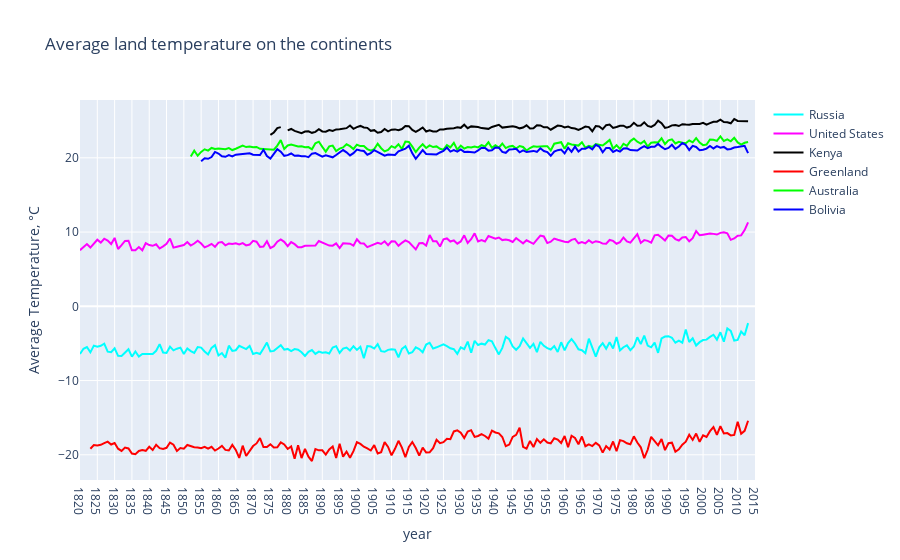

The code cell stored with this chart in its notebook:
### Code cell
continent = ['Russia', 'United States', 'Kenya', 'Greenland', 'Australia', 'Bolivia']
mean_temp_year_country = [[0] * len(years[70:]) for i in range(len(continent))]
j = 0

for country in continent:
    all_temp_country = global_temp_country_clear[global_temp_country_clear['Country'] == country]
    i = 0
    for year in years[70:]:
        year_str = str(year)  # Convert year to string
        mean_temp_year_country[j][i] = all_temp_country[all_temp_country['dt'].dt.year == int(year_str)]['AverageTemperature'].mean()
        i += 1
    j += 1


traces = []
colors = ['rgb(0, 255, 255)', 'rgb(255, 0, 255)', 'rgb(0, 0, 0)',
          'rgb(255, 0, 0)', 'rgb(0, 255, 0)', 'rgb(0, 0, 255)']
for i in range(len(continent)):
    traces.append(go.Scatter(
        x=years[70:],
        y=mean_temp_year_country[i],
        mode='lines',
        name=continent[i],
        line=dict(color=colors[i]),
    ))

layout = go.Layout(
    xaxis=dict(title='year'),
    yaxis=dict(title='Average Temperature, °C'),
    title='Average land temperature on the continents',)

fig = go.Figure(data=traces, layout=layout)
py.iplot(fig)

### Figure 1 — Plotly figure (JSON) as saved in the notebook; plotly's stock layout.template omitted (floating-point values rounded to 4 significant figures; data arrays with more than 128 entries replaced by an {"elided": "..."} marker saying what was removed)
{"data": [{"line": {"color": "rgb(0, 255, 255)"}, "mode": "lines", "name": "Russia", "type": "scatter", "x": {"elided": "196 str values"}, "y": {"elided": "196 float values"}}, {"line": {"color": "rgb(255, 0, 255)"}, "mode": "lines", "name": "United States", "type": "scatter", "x": {"elided": "196 str values"}, "y": {"elided": "196 float values"}}, {"line": {"color": "rgb(0, 0, 0)"}, "mode": "lines", "name": "Kenya", "type": "scatter", "x": {"elided": "196 str values"}, "y": {"elided": "196 float values"}}, {"line": {"color": "rgb(255, 0, 0)"}, "mode": "lines", "name": "Greenland", "type": "scatter", "x": {"elided": "196 str values"}, "y": {"elided": "196 float values"}}, {"line": {"color": "rgb(0, 255, 0)"}, "mode": "lines", "name": "Australia", "type": "scatter", "x": {"elided": "196 str values"}, "y": {"elided": "196 float values"}}, {"line": {"color": "rgb(0, 0, 255)"}, "mode": "lines", "name": "Bolivia", "type": "scatter", "x": {"elided": "196 str values"}, "y": {"elided": "196 float values"}}], "layout": {"title": {"text": "Average land temperature on the continents"}, "xaxis": {"title": {"text": "year"}}, "yaxis": {"title": {"text": "Average Temperature, °C"}}}}
